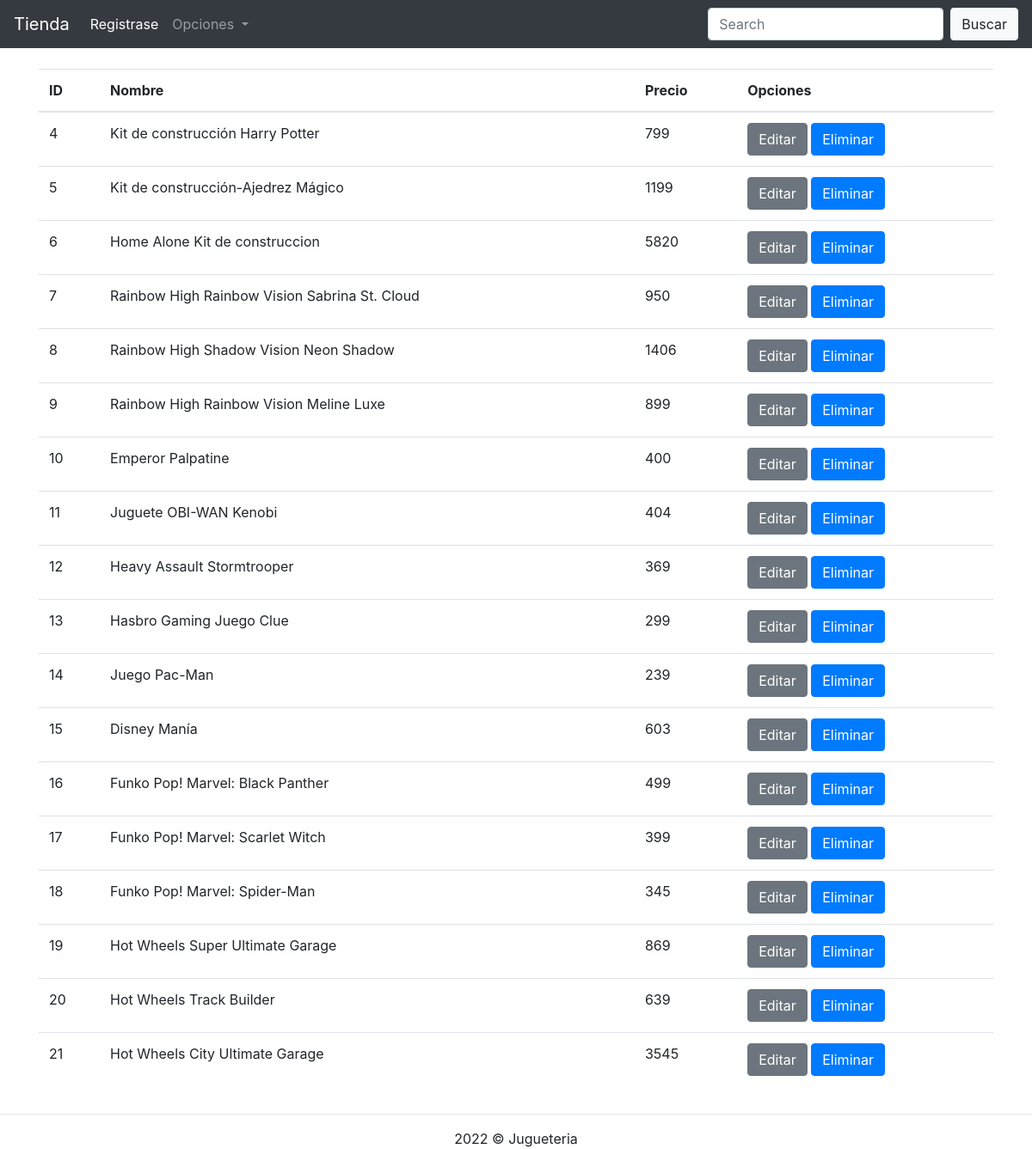
The page /consultarDatos.php on the database its author committed.
### tables this page shows
CREATE TABLE `productos` (
  `id` int(11) NOT NULL,
  `nombre` varchar(100) NOT NULL,
  `precio` int(11) NOT NULL
);

### consultarDatos.php (the view, shortened to what this page needs)
<!DOCTYPE html>
<html lang="en">
<head>
    <link rel="stylesheet" href="css/bootstrap.css">
</head>
<body>
    <?php
      include 'conexion.php';
      $sql = "select * from productos";
      $datos = $conexion->query($sql);
    ?>
    <?php
      include 'menu.php';
    ?>
    <div class="container">
        <div class="row">
            <div class="col-12">
                <table class="table table-hover">
                    <thead>
                        <tr>
                            <th>ID</th>
                            <th>Nombre</th>
                            <th>Precio</th>
                            <th>Opciones</th>
                        </tr>
                    </thead>
                    <tbody>
                      <?php if($datos->num_rows > 0) {
                          while($row = $datos->fetch_assoc()) {
                      ?>
                        <tr>
                            <td><?php echo $row["id"]; ?></td>
                            <td><?php echo $row["nombre"]; ?></td>
                            <td><?php echo $row["precio"]; ?></td>
                            <td>
                                <a href="actualizarRegistro.php?id=<?php echo $row["id"]; ?>" class="btn btn-secondary">Editar</a>
                                <a href="eliminarRegistro.php?id=<?php echo $row["id"]; ?>" class="btn btn-primary">Eliminar</a>
                            </td>
                        </tr>
                      <?php
                      }
                    }
                      ?>
                    </tbody>
                </table>
            </div>
        </div>
    </div>
    <footer class="text-center">
        <hr>
        2022 &copy; Jugueteria
    </footer>
</body>
</html>

### menu.php (shortened to what this page needs)
<nav class="navbar navbar-expand-lg navbar-dark  bg-dark">
        <a class="navbar-brand" href="#">Tienda</a>
        <div class="collapse navbar-collapse" id="navbarSupportedContent">
          <ul class="navbar-nav mr-auto">
            <li class="nav-item active">
              <a class="nav-link" href="iniciar sesion.php">Registrase <span class="sr-only">(current)</span></a>
            </li>
            <li class="nav-item dropdown">
              <a class="nav-link dropdown-toggle" href="#" role="button" data-toggle="dropdown" aria-expanded="false">
                Opciones
              </a>
            </li>
          </ul>
          <form class="form-inline my-2 my-lg-0" method="GET" action="resultadoBusqueda.php">
            <input name="termino" class="form-control mr-sm-2" type="search" placeholder="Search" aria-label="Search">
            <button class="btn btn-light" type="submit">Buscar</button>
          </form>
        </div>
    </nav><br>

### rows shown on the page
productos: id "4", nombre "Kit de construcción Harry Potter", precio "799"
productos: id "5", nombre "Kit de construcción-Ajedrez Mágico", precio "1199"
productos: id "6", nombre "Home Alone Kit de construccion", precio "5820"
productos: id "7", nombre "Rainbow High Rainbow Vision Sabrina St. Cloud", precio "950"
productos: id "8", nombre "Rainbow High Shadow Vision Neon Shadow", precio "1406"
productos: id "9", nombre "Rainbow High Rainbow Vision Meline Luxe", precio "899"
productos: id "10", nombre "Emperor Palpatine", precio "400"
productos: id "11", nombre "Juguete OBI-WAN Kenobi", precio "404"
productos: id "12", nombre "Heavy Assault Stormtrooper", precio "369"
productos: id "13", nombre "Hasbro Gaming Juego Clue", precio "299"
productos: id "14", nombre "Juego Pac-Man", precio "239"
productos: id "15", nombre "Disney Manía", precio "603"
productos: id "16", nombre "Funko Pop! Marvel: Black Panther", precio "499"
productos: id "17", nombre "Funko Pop! Marvel: Scarlet Witch", precio "399"
productos: id "18", nombre "Funko Pop! Marvel: Spider-Man", precio "345"
productos: id "19", nombre "Hot Wheels Super Ultimate Garage", precio "869"
productos: id "20", nombre "Hot Wheels Track Builder", precio "639"
productos: id "21", nombre "Hot Wheels City Ultimate Garage", precio "3545"
